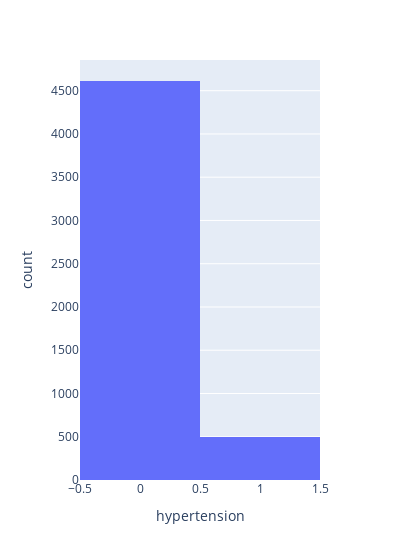

Here is the notebook cell this chart was saved with:
### Code cell
fig= px.histogram(df, x='hypertension', width=400)
fig.show()

### Figure 1 — Plotly figure (JSON) as saved in the notebook; plotly's stock layout.template omitted (floating-point values rounded to 4 significant figures; data arrays with more than 128 entries replaced by an {"elided": "..."} marker saying what was removed)
{"data": [{"alignmentgroup": "True", "bingroup": "x", "hovertemplate": "hypertension=%{x}<br>count=%{y}<extra></extra>", "legendgroup": "", "marker": {"color": "#636efa", "pattern": {"shape": ""}}, "name": "", "offsetgroup": "", "orientation": "v", "showlegend": false, "type": "histogram", "x": {"elided": "5110 int values"}, "xaxis": "x", "yaxis": "y"}], "layout": {"barmode": "relative", "legend": {"tracegroupgap": 0}, "margin": {"t": 60}, "width": 400, "xaxis": {"anchor": "y", "domain": [0, 1], "title": {"text": "hypertension"}}, "yaxis": {"anchor": "x", "domain": [0, 1], "title": {"text": "count"}}}}
